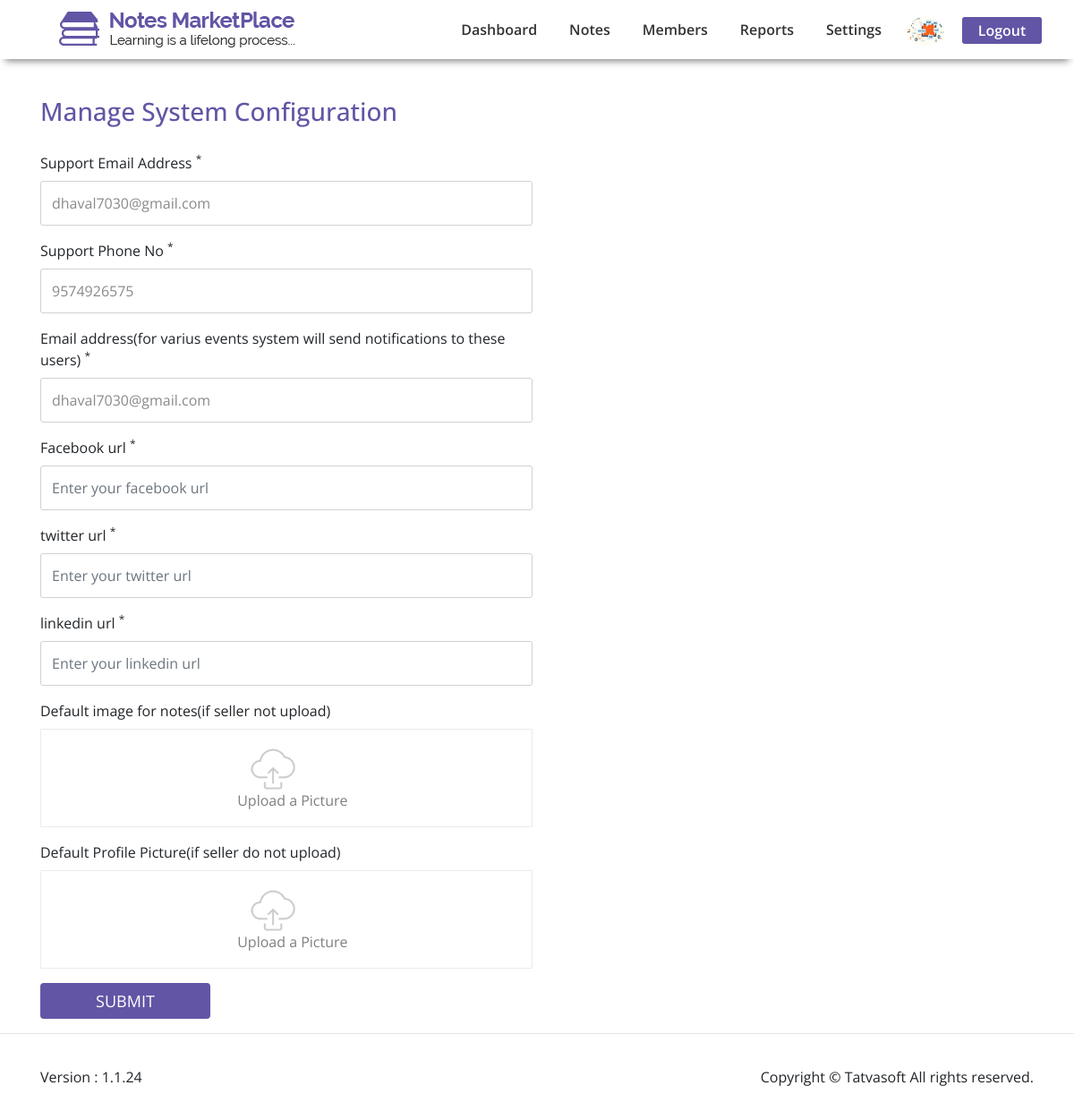
The app's page /Admin/manage-system-configuration.php (signed in) with its own data.
### tables this page shows
CREATE TABLE `user_profile` (
  `id` int(11) NOT NULL,
  `user_id` int(11) NOT NULL,
  `DOB` datetime DEFAULT NULL,
  `Gender` int(11) DEFAULT NULL,
  `SecondaryEmailAddress` varchar(100) NOT NULL,
  `CountryCode` varchar(5) NOT NULL,
  `Phone_number` varchar(20) NOT NULL,
  `Profile_picture` varchar(500) DEFAULT NULL,
  `Addressline_1` varchar(100) NOT NULL,
  `Addressline_2` varchar(100) NOT NULL,
  `City` varchar(50) NOT NULL,
  `State` varchar(50) NOT NULL,
  `Zipcode` varchar(50) NOT NULL,
  `Country` varchar(50) NOT NULL,
  `University` varchar(100) DEFAULT NULL,
  `College` varchar(100) DEFAULT NULL,
  `CreatedDate` datetime DEFAULT NULL,
  `CreatedBy` int(11) DEFAULT NULL,
  `ModifiedDate` datetime DEFAULT NULL,
  `ModifiedBy` int(11) DEFAULT NULL,
  `IsActive` bit(2) NOT NULL DEFAULT b'1'
);

CREATE TABLE `system_configurations` (
  `id` int(11) NOT NULL,
  `Key` varchar(100) NOT NULL,
  `Value` varchar(500) NOT NULL,
  `CreatedDate` datetime DEFAULT NULL,
  `CreatedBy` int(11) DEFAULT NULL,
  `ModifiedDate` datetime DEFAULT NULL,
  `ModifiedBy` int(11) DEFAULT NULL,
  `IsActive` bit(2) NOT NULL DEFAULT b'1'
);

### Admin/manage-system-configuration.php (the view, shortened to what this page needs)
<?php
include '../includes/connect.php';
$selectSupportEmail = mysqli_query($conn,"select Value from system_configurations where `Key` = 'support_email'");
while($row1=mysqli_fetch_array($selectSupportEmail)){
    $supportEmail = $row1['Value'];
}
$selectSupportPhone = mysqli_query($conn,"select Value from system_configurations where `Key` = 'support_phoneNo'");
while($row2=mysqli_fetch_array($selectSupportPhone)){
    $supportPhone1 = $row2['Value'];
}
$selectEmail = mysqli_query($conn,"select Value from system_configurations where `Key` = 'emailforevents'");
while($row3=mysqli_fetch_array($selectEmail)){
    $email1 = $row3['Value'];
}
$selectFbUrl = mysqli_query($conn,"select Value from system_configurations where `Key` = 'facebook_url'");
while($row4=mysqli_fetch_array($selectFbUrl)){
    if($row4['Value'] == ""){
        $fb1 = "";
    }
    $fb1 = $row4['Value'];
}
$selectTwUrl = mysqli_query($conn,"select Value from system_configurations where `Key` = 'twitter_url'");
while($row5=mysqli_fetch_array($selectTwUrl)){
    if($row5['Value'] == ""){
        $tw1 = "";
    }
    $tw1 = $row5['Value'];
}
$selectLiUrl = mysqli_query($conn,"select Value from system_configurations where `Key` = 'linkedin_url'");
while($row6=mysqli_fetch_array($selectLiUrl)){
    if($row6['Value'] == ""){
        $li1 = "";
    }
    $li1 = $row6['Value'];
}
?>
<?php include 'header.php'; ?>
<body class="dashboard add-notes">
<div class="container">
		<div class="heading-first">
			<h3>Manage System Configuration</h3>
		</div>
		<form method="POST" action="" enctype= "multipart/form-data">
			<div class="form-row">
				<div class="form-group col-md-6 col-sm-6">
					<label for="inputEmail4">Support Email Address <sup>*</sup></label>
					<input type="email" class="form-control" value="<?php echo $supportEmail; ?>" name="supportEmail" id="inputEmail4" placeholder="Enter your support email address">
				</div>
			</div>
			<div class="form-row">
				<div class="form-group col-md-6 col-sm-6">
					<label for="inputEmail4">Support Phone No <sup>*</sup></label>
					<input type="text" class="form-control" id="inputEmail4" value="<?php echo $supportPhone1; ?>" name="supportPhone" placeholder="Enter your phone no">
				</div>
			</div>
			<div class="form-row">
				<div class="form-group col-md-6 col-sm-6">
					<label for="inputEmail4">Email address(for varius events system will send notifications to these users) <sup>*</sup></label>
					<input type="email" class="form-control" value="<?php echo $email1; ?>" id="inputEmail4" name="email" placeholder="Enter your email address">
				</div>
			</div>
			<div class="form-row">
				<div class="form-group col-md-6 col-sm-6">
					<label for="inputEmail4">Facebook url <sup>*</sup></label>
					<input type="text" class="form-control" id="inputEmail4" value="<?php echo $fb1; ?>" name="fb" placeholder="Enter your facebook url">
				</div>
			</div>
			<div class="form-row">
				<div class="form-group col-md-6 col-sm-6">
					<label for="inputEmail4">twitter url <sup>*</sup></label>
					<input type="text" class="form-control" id="inputEmail4" value="<?php echo $tw1; ?>" name="tw" placeholder="Enter your twitter url">
				</div>
			</div>
			<div class="form-row">
				<div class="form-group col-md-6 col-sm-6">
					<label for="inputEmail4">linkedin url <sup>*</sup></label>
					<input type="text" class="form-control" id="inputEmail4" value="<?php echo $li1; ?>" name="li" placeholder="Enter your linkedin url">
				</div>
			</div>
				<div class="form-row">
				<div class="form-group col-md-6">
					<label for="inputEmail4">Default image for notes(if seller not upload)</label>
					<div class="choose_file">
						<span><img src="images/User-Profile/upload.png" alt="">
							<p>Upload a Picture</p>
						</span>
					</div>
				</div>
			</div>
			<div class="form-row">
					<div class="form-group col-md-6">
					<label for="inputEmail4">Default Profile Picture(if seller do not upload)</label>
					<div class="choose_file">
						<span><img src="images/User-Profile/upload.png" alt="">
							<p>Upload a Picture</p>
						</span>
					</div>
				</div>
			</div>
<button type="Submit" class="btn admin-btn" name="submit">SUBMIT</button>
	</form>
	</div>
<?php include 'footer.php'; ?>
</body>
</html>

### Admin/header.php (shortened to what this page needs)
<!DOCTYPE html>
<html lang="en">
<head>
	<link rel="stylesheet" href="../css/bootstrap/bootstrap.min.css">
	<link rel="stylesheet" href="../css/font-awesome/css/font-awesome.min.css">
	<link rel="stylesheet" href="../css/font-awesome/css/font-awesome.css">
	<link rel="stylesheet" href="../css/style.css">
	<link rel="stylesheet" href="../css/responsive.css">
	</head>
<?php
include '../includes/connect.php';
	$class1 = "";
	$class2 = "";
	$class3 = "";
	$class4 = "";
	$class5 = "";
if(isset($_SESSION['userIdentifier'])){
    $user_id = $_SESSION['userIdentifier'];
  $sql = mysqli_query($conn,"select * from users where id = '$user_id'");
  while($row=mysqli_fetch_array($sql)){
      $userrole = $row['role_id'];
  }
  if($userrole == 3){
    ?>
	<nav class="navbar navbar-expand-lg">
		<a class="navbar-brand" href="#"><img src="images/Login/logo.png" alt=""></a>
		<button class="navbar-toggler ChangeToggle" type="button" data-toggle="collapse" data-target="#navbarSupportedContent" aria-controls="navbarSupportedContent" aria-expanded="false" aria-label="Toggle navigation" id="ChangeToggle">
			<span class="navbar-toggler-icon">
				<i class="fa fa-bars" style="color:#6255a5; font-size:28px;"></i>
			</span>
		</button>
		<div class="collapse navbar-collapse" id="navbarSupportedContent">
			<ul class="navbar-nav ml-auto">
				<li class="nav-item  <?php echo $class1; ?>">
					<a class="nav-link " href="dashboard.php">Dashboard</a>
				</li>
				<li class="nav-item <?php echo $class2; ?>">
					<div class="dropdown">
						<a class="nav-link " href="#" data-toggle="dropdown" id="note">Notes</a>
						<ul class="dropdown-menu" role="menu" aria-labelledby="note">
							<li role="presentation" class="dropdown-item"><a role="menuitem" tabindex="-1" href="notes-under-review.php">Notes Under Review</a></li>
							<li role="presentation" class="dropdown-item"><a role="menuitem" tabindex="-1" href="published-notes.php">Published Notes</a></li>
							<li role="presentation" class="dropdown-item"><a role="menuitem" tabindex="-1" href="downloaded-note.php">Downloaded Notes</a></li>
							<li role="presentation" class="dropdown-item"><a role="menuitem" tabindex="-1" href="rejected-notes.php">Rejected Notes</a></li>
						</ul>
					</div>
				</li>
				<li class="nav-item <?php echo $class3; ?>">
					<a class="nav-link " href="members.php">Members</a>
				</li>
				<li class="nav-item <?php echo $class4; ?>">
					<div class="dropdown">
						<a class="nav-link " href="#" data-toggle="dropdown" id="note">Reports</a>
						<ul class="dropdown-menu" role="menu" aria-labelledby="note">
							<li role="presentation" class="dropdown-item"><a role="menuitem" tabindex="-1" href="spam-reports.php">Spam Reports</a></li>
						</ul>
					</div>
				</li>
				<li class="nav-item <?php echo $class5; ?>">
					<div class="dropdown">
						<a class="nav-link " href="#" data-toggle="dropdown" id="setting">Settings</a>
						<ul class="dropdown-menu" role="menu" aria-labelledby="setting">
							<li role="presentation" class="dropdown-item"><a role="menuitem" tabindex="-1" href="manage-system-configuration.php">Manage System Configuration</a></li>
							<li role="presentation" class="dropdown-item"><a role="menuitem" tabindex="-1" href="manage-administrative.php">Manage Administrative</a></li>
							<li role="presentation" class="dropdown-item"><a role="menuitem" tabindex="-1" href="manage-category.php">Manage Category</a></li>
							<li role="presentation" class="dropdown-item"><a role="menuitem" tabindex="-1" href="manage-type.php">Manage Type</a></li>
							<li role="presentation" class="dropdown-item"><a role="menuitem" tabindex="-1" href="manage-country.php">Manage Countries</a></li>
						</ul>
					</div>
				</li>
				<li>
					<div class="dropdown">
						<a href="#" id="imageDropdown" data-toggle="dropdown">
							<img src="images/User-Profile/user-img.png">
						</a>
						<ul class="dropdown-menu" role="menu" aria-labelledby="imageDropdown">
							<li role="presentation" class="dropdown-item"><a role="menuitem" tabindex="-1" href="profile.php">Update Profile</a></li>
							<li role="presentation" class="dropdown-item"><a role="menuitem" tabindex="-1" href="../change-password.php">Change Password</a></li>
							<li role="presentation" class="dropdown-item log"><a role="menuitem" tabindex="-1" href="logout.php" class="dropdown-logout">Logout</a></li>
						</ul>
					</div>
				</li>
				<li class="nav-item">
					<a class="btn nav-btn" href="logout.php" role="button">
						<p>Logout</p>
					</a>
				</li>
			</ul>
		</div>
	</nav>
<?php
  }
else{
    ?>
  	<nav class="navbar navbar-expand-lg">
		<a class="navbar-brand" href="#"><img src="images/Login/logo.png" alt=""></a>
		<div class="collapse navbar-collapse" id="navbarSupportedContent">
			<ul class="navbar-nav ml-auto">
				<li class="nav-item <?php echo $class1; ?>">
					<a class="nav-link" href="dashboard.php">Dashboard</a>
				</li>
				<li class="nav-item <?php echo $class2; ?>">
					<div class="dropdown">
						<a class="nav-link " href="#" data-toggle="dropdown" id="note">Notes</a>
					</div>
				</li>
				<li class="nav-item  <?php echo $class3; ?>">
					<a class="nav-link" href="members.php">Members</a>
				</li>
				<li class="nav-item <?php echo $class4; ?>">
					<div class="dropdown">
						<a class="nav-link " href="#" data-toggle="dropdown" id="note">Reports</a>
					</div>
				</li>
				<li class="nav-item <?php echo $class5; ?>">
					<div class="dropdown">
						<a class="nav-link " href="#" data-toggle="dropdown" id="setting">Settings</a>
					</div>
				</li>
				<li>
					<div class="dropdown">
						<a href="#" id="imageDropdown" data-toggle="dropdown">
						<?php
								$dir="";
							$userid = $_SESSION['userIdentifier'];
							$sql =mysqli_query($conn,"select * from user_profile where user_id = '$userid'");
							while($row=mysqli_fetch_array($sql)){
								$dir = $row['Profile_picture'];
							}
								?>
								<img src="../<?php echo $dir; ?>" style="width:42px; height:32px; margin-top:4px;">
						</a>
					</div>
				</li>
				<li class="nav-item">
					<a class="btn nav-btn" href="logout.php" role="button">
						<p>Logout</p>
					</a>
				</li>
			</ul>
		</div>
	</nav>
<?php
}
}
?>

### css/style.css (style rules this page uses)
body { font-family: "Open Sans", sans-serif; margin: 0px; padding: 0px; }
.navbar-nav li { margin-right: 20px; }
.navbar-brand { padding-left: 50px; }
.dropdown img { border-radius: 50%; }
.nav-btn { background-color: #6255a5; width: 89px; height: 30px; border-radius: 3px; font-family: "Open Sans", sans-serif; color: white; position: relative; top: 4px; }
.nav-btn p { color: white; line-height: 16px }
.navbar a { font-family: "Open Sans", sans-serif; font-size: 16px; font-weight: 600; line-height: 20px; color: #333333; -webkit-text-decoration-color: #333333; text-decoration-color: #333333; margin: 0 auto; }
.navbar { -webkit-box-shadow: 0px 8px 8px -6px rgba(0, 0, 0, .5); box-shadow: 0px 8px 8px -6px rgba(0, 0, 0, .5); width: 100%; z-index: 2; position: fixed; top: 0; left: 0; width: 100%; background: white; }
.dropdown a { text-decoration: none; }
span { position: relative; bottom: 17px; padding-left: 15px; }
.heading-first { overflow: hidden; padding-top: 100px; font-family: "Open Sans", sans-serif; font-size: 24px; font-weight: 600; line-height: 28px; color: #6255a5; padding-bottom: 20px; }
.dashboard .heading-first h3 { margin-top: 8px; }
.dashboard .admin-btn { background-color: #6255a5; width: 190px; height: 40px; color: #fff; font-family: "Open Sans", sans-serif; font-size: 18px; line-height: 2px; border: 1px solid transparent; }
.add-notes input[type=text], input[type=email], input[type=date], .add-notes .select { font-family: "Open Sans", sans-serif; font-size: 16px; font-weight: 400; line-height: 20px; color: #8a8a8a; border: 1px solid #d1d1d1; height: 50px; border-radius: 3px; }
.add-notes .choose_file { border-radius: 1px; border: #ebebeb solid 1px; color: #7f7f7f; background: white; height: 110px; position: relative; }
.add-notes .choose_file span { position: relative; top: 20%; left: 40%; width: 100%; }
.add-notes .choose_file span p { position: relative; top: 0; width: 40%; left: 0 }

### records on screen
user_profile: Profile_picture (picture)
system_configurations: supportEmail "dhaval7030@gmail.com"
system_configurations: supportPhone "9574926575"
system_configurations: email "dhaval7030@gmail.com"
